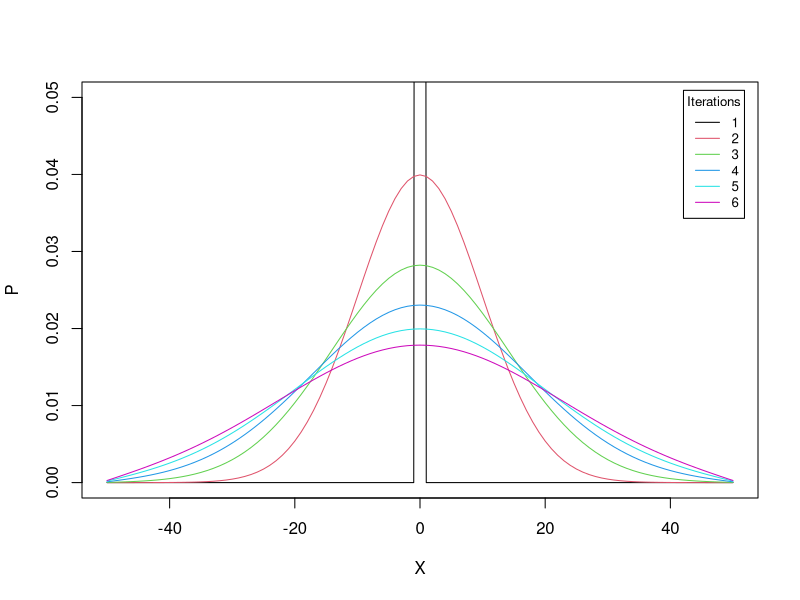
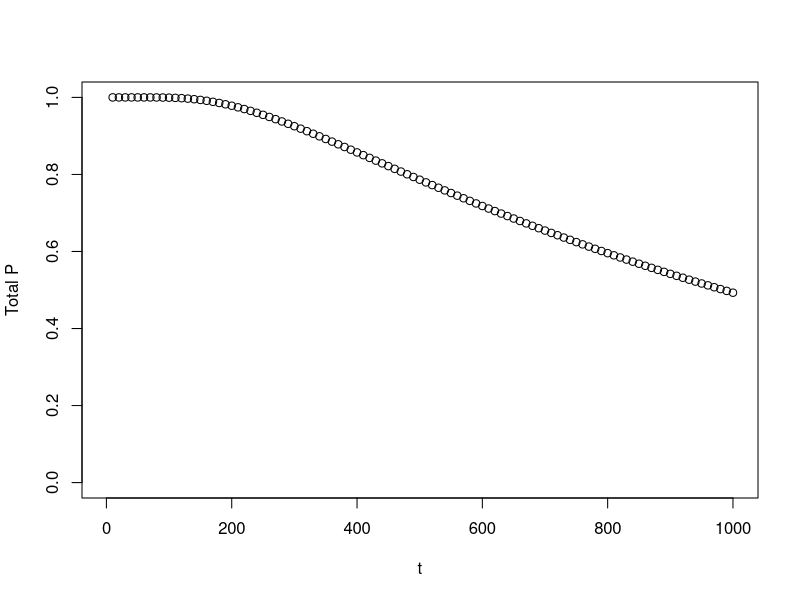
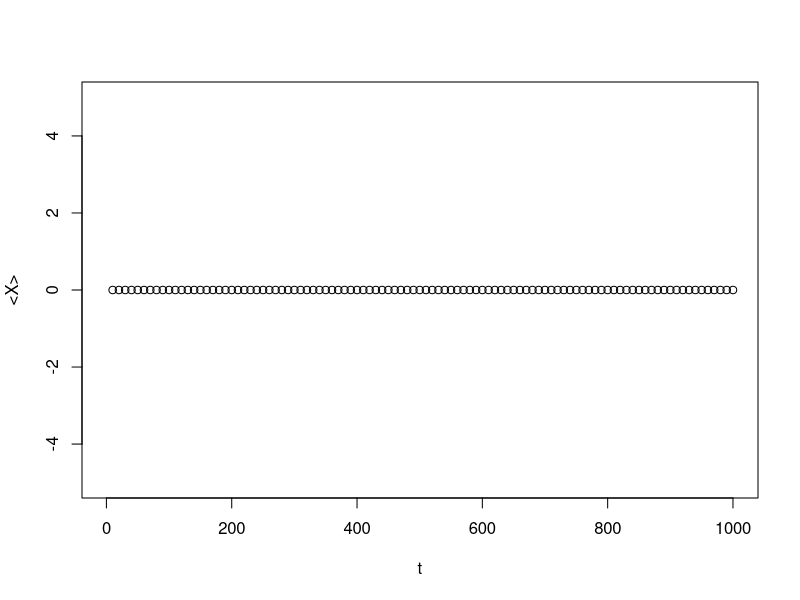
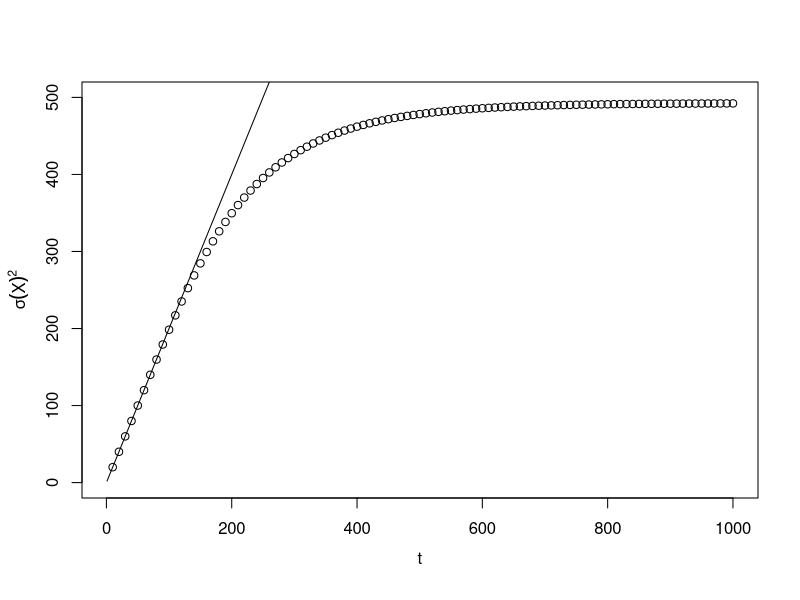
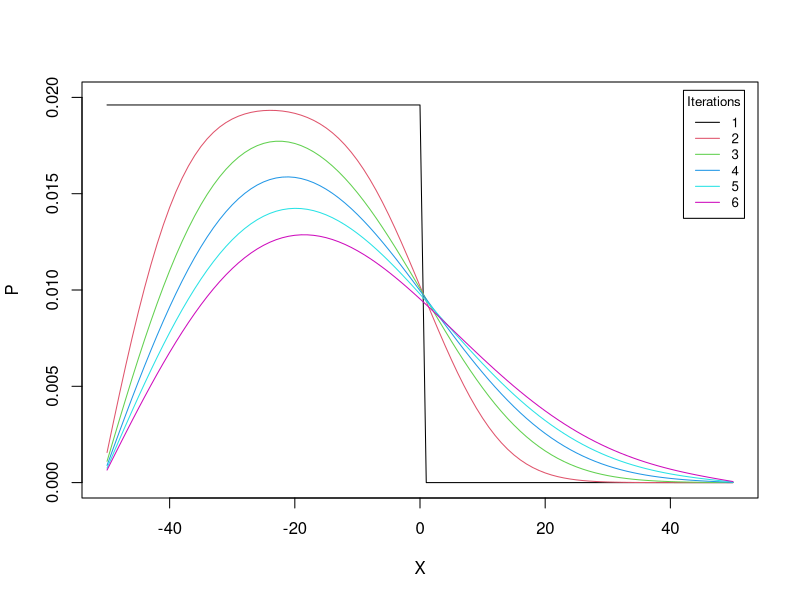

Write the R code that produced these figures, in order.
## ---- chunk 1
knitr::opts_chunk$set(echo = TRUE)
## ---- chunk 2
## PDE integration with the finite difference method for a diffusion equation
pde_fd_diffusion <- function(ngrid, X_all, dX, dt, D, t0, t.total, p0) {
  #ngrid: number of grid points
  #X_all: X values for each grid point
  #dX: X step size
  #dt: time step size
  #D: diffusion constant
  #t0: initial time
  #t.total: total simulation time
  #p0: initial condition: P(X,t = t0)
  
  t_all = seq(t0, t.total, by = dt)
  nt_all = length(t_all)
  factor = D/dX**2*dt
  p = p0
  for (i in seq_len(nt_all-1)){
    p_plus_one = c(p[-1], 0) # a vector, P(X+dX) for all Xs, 0 is added to specify the boundary conditions
    p_minus_one = c(0, p[1:(ngrid-1)])  # a vector, P(X-dX) for all Xs, 0 is added to specify the boundary conditions
    p = p + factor * (p_plus_one + p_minus_one - 2 * p) # finite difference to update all P(X,t)
  }
  return(p)
}
## ---- chunk 3
l = 100; dX = 1; dt = 0.01; D = 1
ngrid = as.integer(l/dX)+1  # number of grid points
X_all = (c(1:ngrid) - (ngrid+1)/2)*dX  # X values for each grid point

p0 = numeric(ngrid) # state variable: a vector of P(X,t) for all grids at time t
p0[(ngrid+1)/2] = 1 # specify the initial condition, P = 1 for the center point

plot(X_all, p0, type="l", col=1, xlab="X", ylab="P", xlim=c(-50,50), ylim=c(0,0.05)) 
p_now = p0
for (i in 1:5){
  p_now = pde_fd_diffusion(ngrid = ngrid, X_all = X_all, dX = dX, dt = dt, D = D, t0 = 0, t.total = 50, p0 = p_now) 
  lines(X_all,p_now, col=i+1)
}
legend("topright", title = "Iterations", inset=0.02, 
       legend = paste0(1:6),
       col=1:6, lty=1, cex=0.8)
## ---- chunk 4
meanX <- function(p, X) {
  return(p %*% X / sum(p))
}
sdX <- function(p, X) {
  var = p %*% X**2 / sum(p)
  return(sqrt(var - meanX(p,X)**2))
}

num_sim = 100
meanX_all = numeric(num_sim)
sdX_all = numeric(num_sim)
p_tot_all = numeric(num_sim)

p_now = p0
for(i in 1:num_sim){
  p_now = pde_fd_diffusion(ngrid = ngrid, X_all = X_all, dX = dX, dt = dt, D = D, t0 = 0, t.total = 10, p0 = p_now) 
  meanX_all[i] = meanX(p_now,X_all)
  sdX_all[i] = sdX(p_now,X_all)
  p_tot_all[i] = sum(p_now)
}
t_all = 10 * c(1:num_sim)

plot(t_all,p_tot_all, type="p", col=1, xlab="t", ylab="Total P", xlim=c(1,l*10), ylim=c(0,1)) 
plot(t_all,meanX_all, type="p", col=1, xlab="t", ylab="<X>", xlim=c(1,l*10), ylim=c(-5,5)) 
plot(t_all,sdX_all**2, type="p", col=1, xlab="t", ylab=bquote(sigma(X)^2), xlim=c(1,l*10), ylim=c(0,500), mgp=c(2.5,1,0)) 
curve(x*D*2, add = TRUE)
## ---- chunk 5
l = 100; dX = 1; dt = 0.01; D = 1
ngrid = as.integer(l/dX)+1  # number of grid points
X_all = (c(1:ngrid) - (ngrid+1)/2)*dX  # X values for each grid point

p0 = numeric(ngrid) # state variable: a vector of P(X,t) for all grids at time t
p0[1:(ngrid+1)/2] = 1 # specify the initial condition, P = 1 for the whole left side.
p0 = p0/sum(p0)

plot(X_all, p0, type="l", col=1, xlab="X", ylab="P", xlim=c(-50,50), ylim=c(0,0.02)) 
p_now = p0
for (i in 1:5){
  p_now = pde_fd_diffusion(ngrid = ngrid, X_all = X_all, dX = dX, dt = dt, D = D, t0 = 0, t.total = 50, p0 = p_now) 
  lines(X_all,p_now, col=i+1)
}
legend("topright", title = "Iterations", inset=0.02, 
       legend = paste0(1:6),
       col=1:6, lty=1, cex=0.8)
